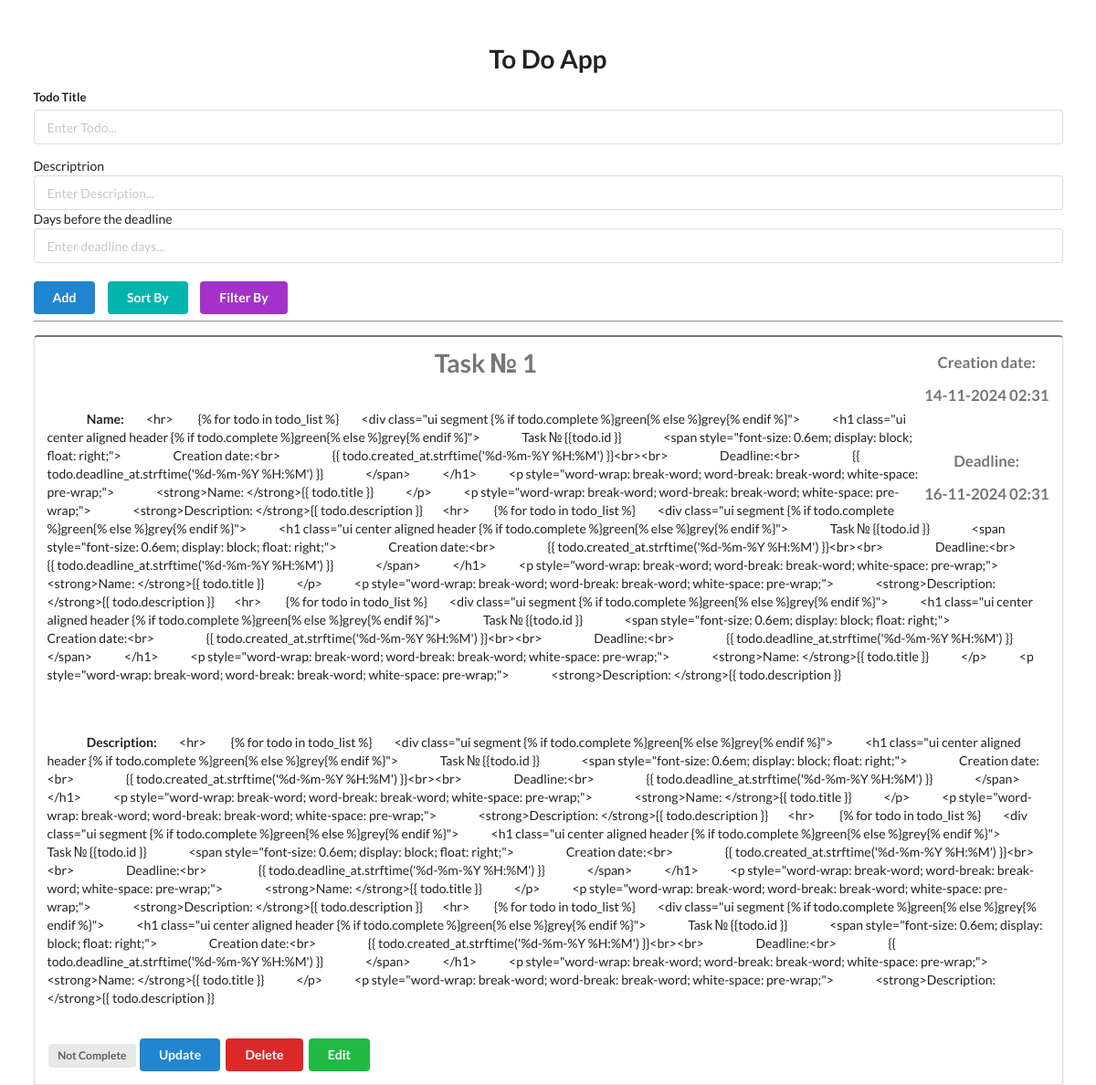
The page / on the database its author committed.
### app.py (models this page shows)
class Todo(db.Model):
    id = db.Column(db.Integer, primary_key=True)
    title = db.Column(db.String(100))
    description = db.Column(db.String(1000))
    complete = db.Column(db.Boolean)
    created_at = db.Column(db.DateTime,default=datetime.now)
    deadline_at = db.Column(db.DateTime,default=datetime.now)

### app.py (the view)
@app.get("/")
def home():
    sort = request.args.get('sort', '')
    filter_by = request.args.get('filter', '')
    todos = db.session.query(Todo)
    if filter_by == 'completed':
        todos = todos.filter(Todo.complete.is_(True))
    elif filter_by == 'incomplete':
        todos = todos.filter(Todo.complete.is_(False))
    if sort == 'created_at_asc':
        todos = todos.order_by(Todo.created_at.asc())
    elif sort == 'created_at_desc':
        todos = todos.order_by(Todo.created_at.desc())
    elif sort == 'completed_first':
        todos = todos.order_by(Todo.complete.desc(), Todo.created_at.asc())
    elif sort == 'incomplete_first':
        todos = todos.order_by(Todo.complete.asc(), Todo.created_at.asc())
    todos = todos.all()
    return render_template("base.html", todo_list=todos)

### templates/base.html (shortened to what this page needs)
<!DOCTYPE html>
<html lang="en">
<head>
    <link rel="stylesheet" href="https://cdn.jsdelivr.net/npm/semantic-ui@2.4.2/dist/semantic.min.css">
</head>
<body>
    <div style="margin-top: 50px;" class="ui container">
        <h1 class="ui center aligned header">To Do App</h1>
        <form class="ui form" action="/add" method="post">
            <div class="field">
                <label>Todo Title</label>
                <input type="text" name="title" placeholder="Enter Todo..."><br>
            </div>
            <div class="field_description">
                <label>Descriptrion</label>
                <input type="text" name="description" placeholder="Enter Description..."><br>
            </div>
            <div class="deadline_days">
                <label>Days before the deadline</label>
                <input type="text" name="deadline_days" placeholder="Enter deadline days..."><br>
            </div>
            <div style="display: flex; gap: 10px; margin-top: 20px;">
                <button class="ui blue button" type="submit">Add</button>
                <div class="ui dropdown">
                    <button class="ui teal button">Sort By</button>
                </div>
                <div class="ui dropdown">
                    <button class="ui purple button">Filter By</button>
                </div>
            </div>
        </form>
        <hr>
        {% for todo in todo_list %}
        <div class="ui segment {% if todo.complete %}green{% else %}grey{% endif %}">
            <h1 class="ui center aligned header {% if todo.complete %}green{% else %}grey{% endif %}">
                Task № {{todo.id }}
                <span style="font-size: 0.6em; display: block; float: right;">
                    Creation date:<br>
                    {{ todo.created_at.strftime('%d-%m-%Y %H:%M') }}<br><br>
                    Deadline:<br>
                    {{ todo.deadline_at.strftime('%d-%m-%Y %H:%M') }}
                </span>
            </h1>
            <p style="word-wrap: break-word; word-break: break-word; white-space: pre-wrap;">
                <strong>Name: </strong>{{ todo.title }}
            </p>
            <p style="word-wrap: break-word; word-break: break-word; white-space: pre-wrap;">
                <strong>Description: </strong>{{ todo.description }}
            </p>
            {% if todo.complete == False %}
            <span class="ui gray label">Not Complete</span>
            {% else %}
            <span class="ui green label">&nbsp;&nbsp;&nbsp;&nbsp;Completed&nbsp;&nbsp;&nbsp;&nbsp;</span>
            {% endif %}
            <a class="ui blue button" href="/update/{{ todo.id }}">Update</a>
            <a class="ui red button" href="/delete/{{ todo.id }}">Delete</a>
            <button class="ui green button" onclick="toggleEditForm('{{ todo.id }}')">Edit</button>
        </div>
        {% endfor %}
    </div>
</body>
</html>

### rows shown on the page
Todo: id "1", created_at "14-11-2024 02:31", deadline_at "16-11-2024 02:31", title "<hr> {% for todo in todo_list %} <div class=\"ui segment {% if todo.complete %}green{% else %}grey{% endif %}\"> <h1 class=\"ui center aligned header {% if todo.complete %}green{% else %}grey{% endif %}\"> Task № {{todo.id }} <span style=\"font-size: 0.6em; display: block; float: right;\"> Creation date:<br> {{ todo.created_at.strftime('%d-%m-%Y %H:%M') }}<br><br> Deadline:<br> {{ todo.deadline_at.strftime('%d-%m-%Y %H:%M') }} </span> </h1> <p style=\"word-wrap: break-word; word-break: break-word; white-space: pre-wrap;\"> <strong>Name: </strong>{{ todo.title }} </p> <p style=\"word-wrap: break-word; word-break: break-word; white-space: pre-wrap;\"> <strong>Description: </strong>{{ todo.description…", description "<hr> {% for todo in todo_list %} <div class=\"ui segment {% if todo.complete %}green{% else %}grey{% endif %}\"> <h1 class=\"ui center aligned header {% if todo.complete %}green{% else %}grey{% endif %}\"> Task № {{todo.id }} <span style=\"font-size: 0.6em; display: block; float: right;\"> Creation date:<br> {{ todo.created_at.strftime('%d-%m-%Y %H:%M') }}<br><br> Deadline:<br> {{ todo.deadline_at.strftime('%d-%m-%Y %H:%M') }} </span> </h1> <p style=\"word-wrap: break-word; word-break: break-word; white-space: pre-wrap;\"> <strong>Name: </strong>{{ todo.title }} </p> <p style=\"word-wrap: break-word; word-break: break-word; white-space: pre-wrap;\"> <strong>Description: </strong>{{ todo.description…", complete "Not Complete"
